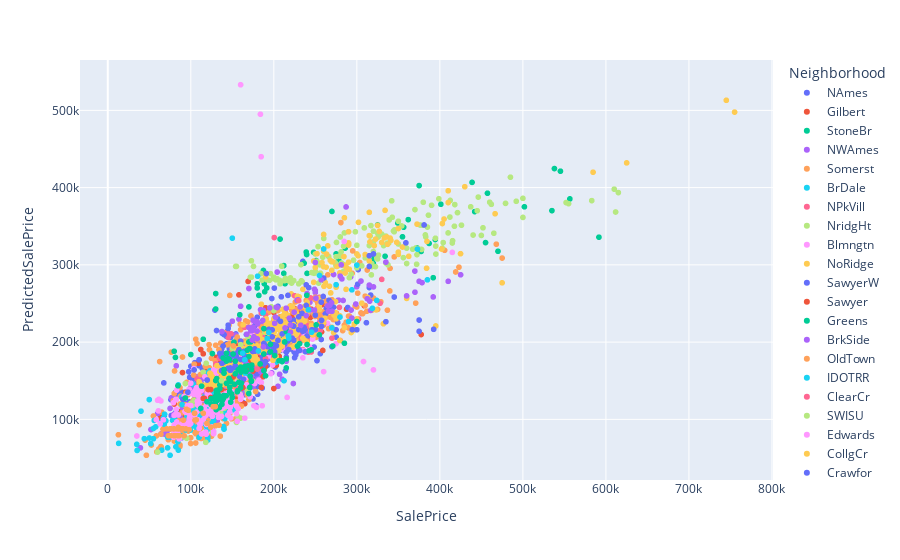

The code cell stored with this chart in its notebook:
### Code cell
fig = px.scatter(
    df_housing,
    x="SalePrice",
    y="PredictedSalePrice",
    color="Neighborhood",
    hover_data=["Gr Liv Area", "Bedroom AbvGr", "Full Bath", "Half Bath"]
)

fig.show()
